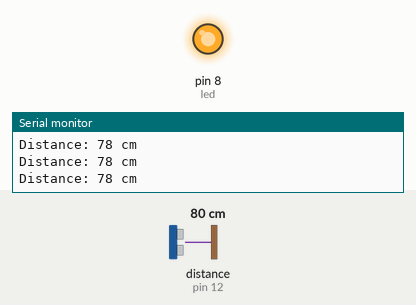
Recording of a sketch running on a simulated Arduino Uno, built with avr-gcc and run on an emulated ATmega328P. Shown: output pins drawn as LEDs (lit = HIGH), the last lines printed to the serial monitor. Wiring (inferred from the names in the program): ultrasonic range finder: trigger pin 12; echo pin 12. The inputs (shaded band) are chosen by the test bench; at power-on: distance to the obstacle (sensor on pin 12) 80 cm. The echo pulse lasts 58.3 µs per cm.

Above: at 1.2 s.
1.3 s: distance to the obstacle (sensor on pin 12) set to 98 cm
2.8 s: distance to the obstacle (sensor on pin 12) set to 107 cm
At 3.9 s:
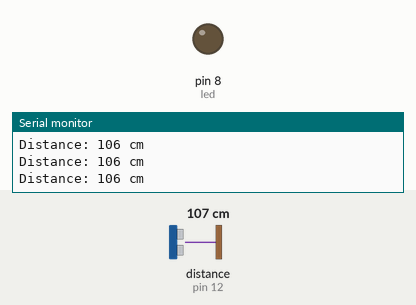
4.3 s: distance to the obstacle (sensor on pin 12) set to 2 cm
At 5.4 s:
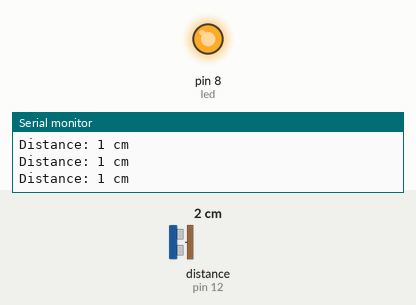
5.8 s: distance to the obstacle (sensor on pin 12) set to 120 cm
At 7.2 s:
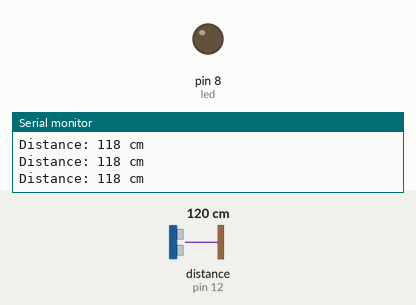
Timing chart, 0 to 8.4 s (numbered marks = the images above; inputs shaded):
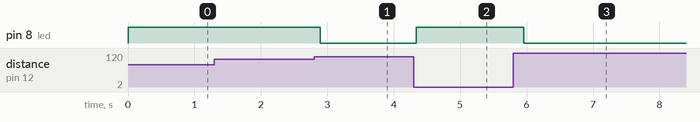

The sketch:

3.1_Smart_Distance_Alert_System.ino
```cpp
int sensor = 12;
int led = 8;

long duration;
int distance;

void setup()
{
  pinMode(led, OUTPUT);
  Serial.begin(9600);
}

void loop()
{
  pinMode(sensor, OUTPUT);

  digitalWrite(sensor, LOW);
  delayMicroseconds(2);
  digitalWrite(sensor, HIGH);
  delayMicroseconds(10);

  digitalWrite(sensor, LOW);
  pinMode(sensor, INPUT);

  duration = pulseIn(sensor, HIGH);
  distance = duration * 0.034 / 2;

  Serial.print("Distance: ");
  Serial.print(distance);
  Serial.println(" cm");

  if(distance < 100) digitalWrite(led, HIGH);
  else digitalWrite(led, LOW);

  delay(200);
}
```

Measured:
- the behaviour switches between 101 and 102 cm on distance to the obstacle (sensor on pin 12) (found by bisection; images 0 and 1)
- after the input at 2.8 s, pin 8 (led): HIGH → LOW after 0.09 s
- after the input at 4.3 s, pin 8 (led): LOW → HIGH at once
- after the input at 5.8 s, pin 8 (led): HIGH → LOW after 0.16 s
